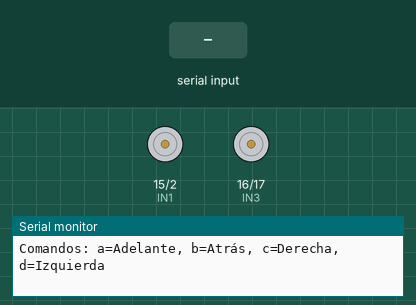
Recording of a sketch running on a simulated ESP32. Shown: motor-driver pin pairs drawn as motors (green arrow = first pin HIGH = forward, orange = second pin HIGH = backward, longer = more drive, scaled by the enable pin), the last lines printed to the serial monitor. Inputs (shaded band) come from the test bench.

Above: at 1.2 s.
1.3 s: "a\n" received over Serial
At 2.2 s:
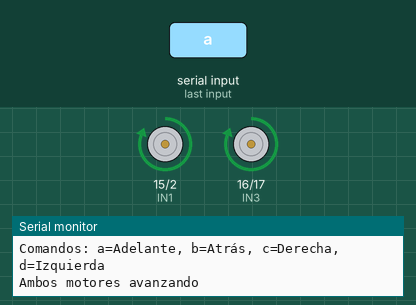
2.8 s: "b\n" received over Serial
At 3.3 s:
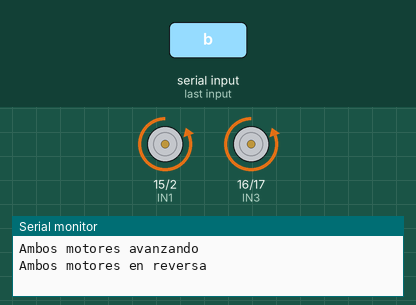
4.3 s: "c\n" received over Serial
At 5.5 s:
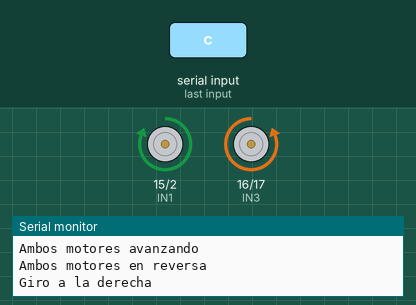
5.8 s: "d\n" received over Serial
At 6.8 s:
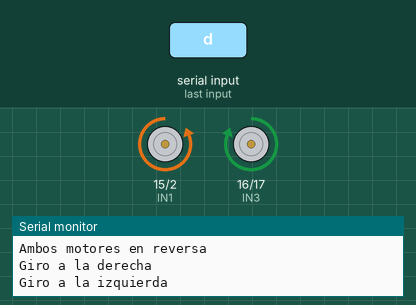
Timing chart, 0 to 8.3 s (numbered marks = the images above; inputs shaded):
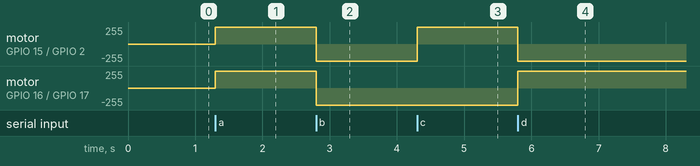

The sketch:

Motores_h.ino
```cpp
// Definición de pines para Motor A
#define IN1 15    // Dirección Motor A
#define IN2 2     // Dirección Motor A
#define ENA 4     // PWM Motor A (PWM control)

// Definición de pines para Motor B
#define IN3 16    // Dirección Motor B
#define IN4 17    // Dirección Motor B
#define ENB 18    // PWM Motor B (PWM control)

// Configuración para LEDC (PWM en ESP32)
const int freq = 5000;         // Frecuencia de PWM en Hz
const int resolution = 8;      // Resolución en bits (0-255)
const int channelA = 0;        // Canal LEDC para Motor A
const int channelB = 1;        // Canal LEDC para Motor B

void setup() {
  // Configurar pines de dirección como salidas
  pinMode(IN1, OUTPUT);
  pinMode(IN2, OUTPUT);
  pinMode(IN3, OUTPUT);
  pinMode(IN4, OUTPUT);

  // Configurar canales LEDC para la señal PWM
  ledcSetup(channelA, freq, resolution);
  ledcAttachPin(ENA, channelA);

  ledcSetup(channelB, freq, resolution);
  ledcAttachPin(ENB, channelB);

  // Iniciar comunicación serial
  Serial.begin(115200);
  Serial.println("Comandos: a=Adelante, b=Atrás, c=Derecha, d=Izquierda");
}

void loop() {
  if (Serial.available() > 0) {
    char comando = Serial.read();

    // Ignorar saltos de línea y retorno de carro
    if (comando == '\n' || comando == '\r') {
      return;
    }

    switch(comando) {
      case 'a':  // Adelante: ambos motores hacia adelante
        digitalWrite(IN1, HIGH);
        digitalWrite(IN2, LOW);
        ledcWrite(channelA, 255);  // Velocidad máxima
        digitalWrite(IN3, HIGH);
        digitalWrite(IN4, LOW);
        ledcWrite(channelB, 255);  // Velocidad máxima
        Serial.println("Ambos motores avanzando");
        break;

      case 'b':  // Atrás: ambos motores en reversa
        digitalWrite(IN1, LOW);
        digitalWrite(IN2, HIGH);
        ledcWrite(channelA, 255);
        digitalWrite(IN3, LOW);
        digitalWrite(IN4, HIGH);
        ledcWrite(channelB, 255);
        Serial.println("Ambos motores en reversa");
        break;

      case 'c':  // Derecha: motor A hacia adelante y motor B en reversa
        digitalWrite(IN1, HIGH);
        digitalWrite(IN2, LOW);
        ledcWrite(channelA, 255);
        digitalWrite(IN3, LOW);
        digitalWrite(IN4, HIGH);
        ledcWrite(channelB, 255);
        Serial.println("Giro a la derecha");
        break;

      case 'd':  // Izquierda: motor A en reversa y motor B hacia adelante
        digitalWrite(IN1, LOW);
        digitalWrite(IN2, HIGH);
        ledcWrite(channelA, 255);
        digitalWrite(IN3, HIGH);
        digitalWrite(IN4, LOW);
        ledcWrite(channelB, 255);
        Serial.println("Giro a la izquierda");
        break;

      default:  // Comando no reconocido: detener ambos motores
        digitalWrite(IN1, LOW);
        digitalWrite(IN2, LOW);
        ledcWrite(channelA, 0);
        digitalWrite(IN3, LOW);
        digitalWrite(IN4, LOW);
        ledcWrite(channelB, 0);
        Serial.println("Comando no reconocido, motores detenidos");
        break;
    }
  }
}
```

Measured:
- after the input at 1.3 s, motor on GPIO 15 (IN1) / GPIO 2 (IN2), motor on GPIO 16 (IN3) / GPIO 17 (IN4): stopped → forward 255/255 at once
- after the input at 2.8 s, motor on GPIO 15 (IN1) / GPIO 2 (IN2), motor on GPIO 16 (IN3) / GPIO 17 (IN4): forward 255/255 → backward 255/255 at once
- after the input at 4.3 s, motor on GPIO 15 (IN1) / GPIO 2 (IN2): backward 255/255 → forward 255/255 at once
- after the input at 5.8 s, motor on GPIO 15 (IN1) / GPIO 2 (IN2): forward 255/255 → backward 255/255 at once; motor on GPIO 16 (IN3) / GPIO 17 (IN4): backward 255/255 → forward 255/255 at once
